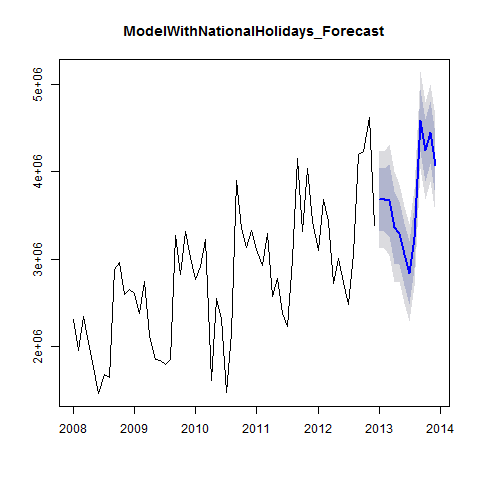

The script that saved this image:
#Creates CEModelWithNationalHolidays_ForecastPI plot

png("Plots/ModelWithNationalHolidays_Forecast_plot.png")
plot(ModelWithNationalHolidays_Forecast,main="ModelWithNationalHolidays_Forecast")
dev.off()